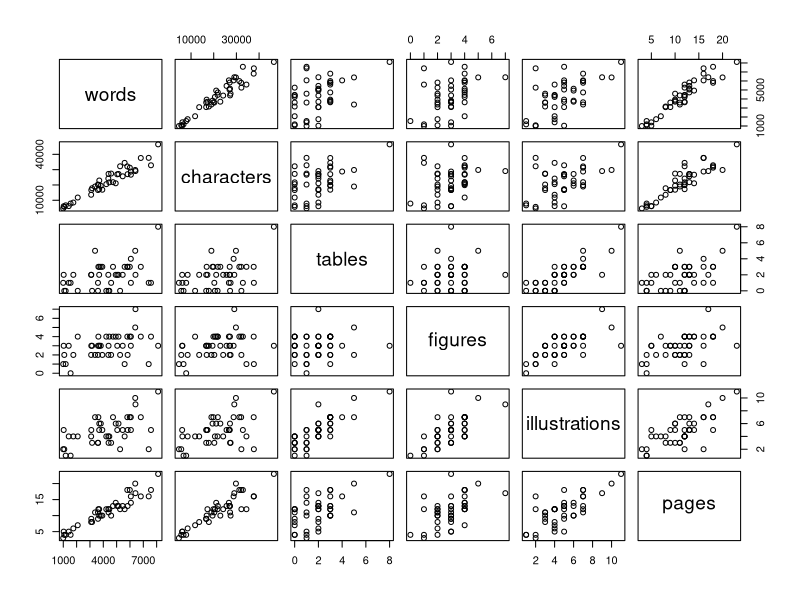
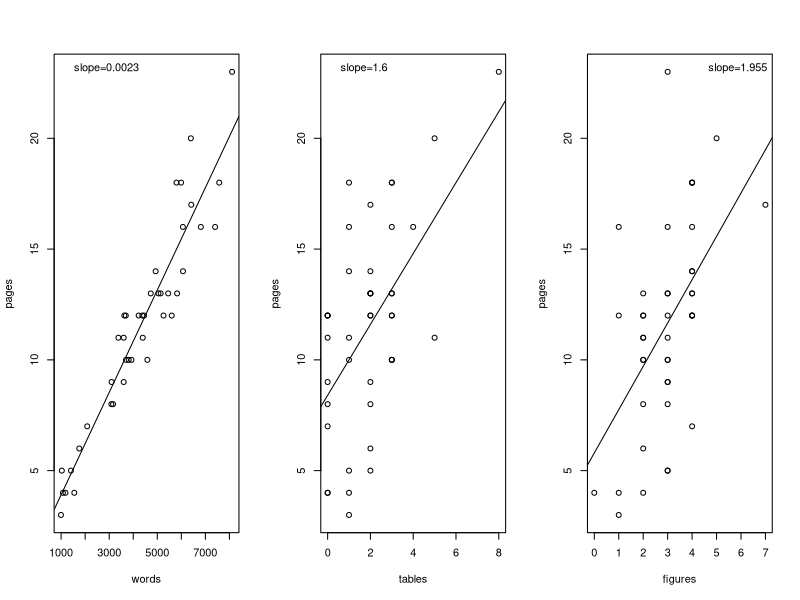
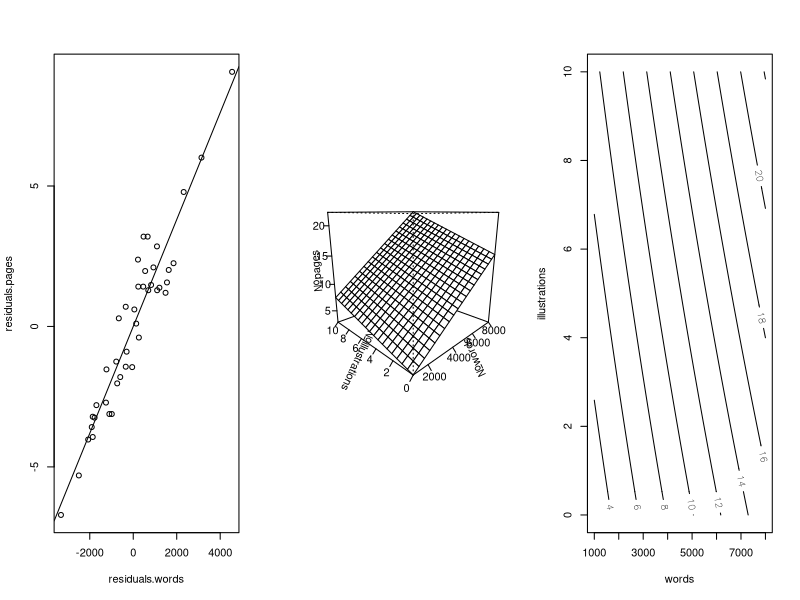

Source code (R) for these figures, in order: (Note: this script raises an error after producing the figures.)
## ---- chunk 1
d <- read.csv("BotHelv.csv")
head(d)
## ---- chunk 2
plot(d[,c(2:7)]) # we will exclude manuscript number (= replicate) from our scatterplot matrix
## ---- chunk 3
m1 <- lm(pages~words+tables+figures,data=d)
summary(m1)
## ---- chunk 4
m2 <- lm(pages~words,data=d)
# summary(m2)
m3 <- lm(pages~tables,data=d)
# summary(m3)
m4 <- lm(pages~figures,data=d)
# summary(m4)

par(mfrow=c(1,3))
plot(pages~words,xlab="words",ylab="pages",data=d)
abline(m2)
legend("topleft",legend = ("slope=0.0023"),bty="n")

plot(pages~tables,xlab="tables",ylab="pages",data=d)
abline(m3)
legend("topleft",legend = ("slope=1.6"),bty="n")

plot(pages~figures,xlab="figures",ylab="pages",data=d)
abline(m4)
legend("topright",legend = ("slope=1.955"),bty="n")
## ---- chunk 5
cor(d[,c(2,4,5)]) # use ?cor to understand what we are looking at here. 
## ---- chunk 6
residuals.pages <- residuals(lm(pages~tables+figures,data=d))
residuals.words <- residuals(lm(words~tables+figures,data=d))
plot(residuals.pages~residuals.words)
abline(lm(residuals.pages~residuals.words))
## ---- chunk 7
summary(lm(residuals.pages~residuals.words))
## ---- chunk 8
model <- lm (pages~words*illustrations,data=d)
ab <- coef (model)
FUN <- function (x1,x2) {ab[1]+ab[2]*x1+ab[3]*x2+ab[4]*x1*x2} # Function to predict Y from the coefficients

Nr.words <- seq (1000,8000,length=20) 
Nr.illustrations <- seq (0,10,length=20)
Nr.pages <- outer (Nr.words,Nr.illustrations,FUN)

persp (Nr.words,Nr.illustrations,Nr.pages,theta=-45,phi=15,r=2,ticktype="detail") 
## ---- chunk 9
contour (Nr.words,Nr.illustrations,Nr.pages,xlab="words",ylab="illustrations")
## ---- chunk 10
filled.contour(Nr.words,Nr.illustrations,Nr.pages, color.palette = colorRampPalette (c("lightgreen","white", "darkred")),xlab="words",ylab="illustrations")
## ---- chunk 11
m1 <- lm(pages~words+illustrations,data=d)
summary(m1)
m2 <- lm(pages~characters+words+illustrations,data=d)
summary(m2)
## ---- chunk 12
TwoPredictors <- lm(pages ~ words + characters, data = d) # full multiple regression model containing both (collinear) predictors
OnePredictor_Words <- lm(pages ~ words, data = d) # simple regression model with the predictor 'words'
OnePredictor_Characters <- lm(pages ~ characters, data = d) # simple regression model with the predictor characters.

alpha=0.05 # set our alpha (or significannce) level at 0.05, which helps us to calculate 1-alpha = 0.95 confidence intervals on our parameters
# estimates and 95% confidence intervals on the parameters in the full model. 
TwoPredictors.CI <- data.frame(TwoPredictors.est = c(TwoPredictors$coef[2],TwoPredictors$coef[3]), 
                     TwoPredictors.lwr = c(TwoPredictors$coef[2] - (qt(1-alpha/2,TwoPredictors$df.residual)) * summary(TwoPredictors)$coefficients[2,2],TwoPredictors$coef[3] - (qt(1-alpha/2,TwoPredictors$df.residual)) * summary(TwoPredictors)$coefficients[3,2]), 
                     TwoPredictors.upr = c(TwoPredictors$coef[2] + (qt(1-alpha/2,TwoPredictors$df.residual)) * summary(TwoPredictors)$coefficients[2,2],TwoPredictors$coef[3] + (qt(1-alpha/2,TwoPredictors$df.residual)) * summary(TwoPredictors)$coefficients[3,2])
                     )
names(TwoPredictors.CI) <- c("est","lwr","upr")

# estimates and 95% confidence intervals on the parameter in one of the simple models
OnePredictor_Words.CI <- data.frame(OnePredictor_Words.est = c(OnePredictor_Words$coef[2]), 
                    OnePredictor_Words.lwr = c(OnePredictor_Words$coef[2] - (qt(1-alpha/2,OnePredictor_Words$df.residual)) * summary(OnePredictor_Words)$coefficients[2,2]), 
                    OnePredictor_Words.upr = c(OnePredictor_Words$coef[2] + (qt(1-alpha/2,OnePredictor_Words$df.residual)) * summary(OnePredictor_Words)$coefficients[2,2])
)
names(OnePredictor_Words.CI) <- c("est","lwr","upr")

# estimates and 95% confidence intervals on the parameter in the second simple regression model
OnePredictor_Characters.CI <- data.frame(OnePredictor_Characters.est = c(OnePredictor_Characters$coef[2]), 
                    OnePredictor_Characters.lwr = c(OnePredictor_Characters$coef[2] - (qt(1-alpha/2,OnePredictor_Characters$df.residual)) * summary(OnePredictor_Characters)$coefficients[2,2]), 
                    OnePredictor_Characters.upr = c(OnePredictor_Characters$coef[2] + (qt(1-alpha/2,OnePredictor_Characters$df.residual)) * summary(OnePredictor_Characters)$coefficients[2,2])
)
names(OnePredictor_Characters.CI) <- c("est","lwr","upr")

TwoPredictors.CI
OnePredictor_Words.CI
OnePredictor_Characters.CI

# create a new dataframe containing estimates and CIs for all parameters from all models. 
new <- rbind.data.frame(OnePredictor_Words.CI,OnePredictor_Characters.CI,TwoPredictors.CI)

# plot the result!
par(mfrow=c(1,1))
xaxis.loc <- c(1,1.5,2.5,3)
plot(c(0.5,3.5),c((min(new)+1.4*min(new)),max(new)*1.4),type='n',xaxt="n",ylab="Parameter ('slope') estimates",xlab="")
axis(1,at = xaxis.loc,labels = c("words","characters","words","characters"))
points(xaxis.loc,c(new[,1]),cex=2,pch=16,col=c(1,1,2,2))
arrows(x0 = xaxis.loc,x1 = xaxis.loc,
       y0=new[,2],y1=new[,3],angle = 90,code = 3,length = 0.1,lwd=3,col=c(1,1,2,2))
legend("topleft",legend = c("separate single-predictor models","full model including both predictors"),title = "Estimates from:",bty="n",col=c(1,2),pch=c(16))
## ---- chunk 13
model.pages.r.squared <- summary(lm(words~characters+illustrations,data=d))$r.squared # r_j^2 for X_j = words
1/(1-model.pages.r.squared) # VIF for words
## ---- chunk 14
library(car)
vif(m1) # no problem
vif(m2) # big problem
